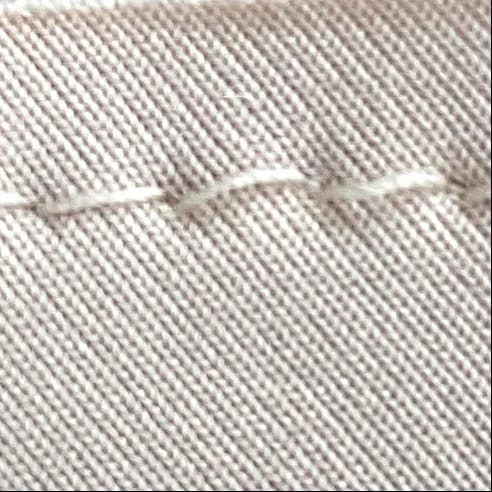
#> input picture dataset/validation/straight/straight5.jpg, 492 x 492 px
$ jupyter execute augementation.ipynb   (older library calls are emulated)
#> lines starting #> are read from the running program, lines starting #| are printed output that depends on the picture; after the words box and inside, x2 and y2 are one past the last pixel; in counts of white or black regions, pixels touching at a corner belong together
##### Metrics for Classification Sticth Fabric Detection
- Accuracy (Most Important)
- F1 Score
- Precision
- Recall
- Time Complexity (Important)
- ROC AUC (Optional)
- Kappa (Optional)
- MCC (Optional)

### Calculation Metrics

- **Confusion Matrix**: Defined as TP (True Positive), FP (False Positive), FN (False Negative), TN (True Negative)

- **Accuracy**: `(TP + TN) / (TP + TN + FN + FP)`

- **Error Rate**: `(FP + FN) / (TP + TN + FN + FP)`

- **Sensitivity (Recall)**: `TP / (TP + FN)`

- **Specificity**: `TN / (TN + FP)`

- **Balanced Accuracy**: `(Sensitivity + Specificity) / 2`

- **Precision**: `TP / (TP + FP)`

- **F1-Score**: `2 * (Precision * Recall) / (Precision + Recall)`

- **Macro**: A type of averaging method for multiclass classification

- **Weighted**: A type of averaging method that takes class imbalance into account

- **ROC AUC**: Area Under the Receiver Operating Characteristic Curve

- **PR AUC**: Area Under the Precision-Recall Curve

[cell 1]
import cv2
import numpy as np
import matplotlib.pyplot as plt

path = 'dataset/validation/straight/straight5.jpg'

image = cv2.imread(path)
#> image is the input picture: shape (492, 492, 3); mean B, G, R 186.6, 192.1, 198.9

# Convert the image to RGB (OpenCV uses BGR)
image = cv2.cvtColor(image, cv2.COLOR_BGR2RGB)

plt.imshow(image)

[cell 2]
import cv2
import numpy as np
import matplotlib.pyplot as plt

image = cv2.imread(path, cv2.IMREAD_GRAYSCALE)
#> image: shape (492, 492); min 0, max 255, mean 193.5

if image is None:
    print("Failed to load image")
else:
    height, width = image.shape[:2]
#> height = 492; width = 492
    print(f'The resolution of the image is {width}x{height} pixels.')
#| The resolution of the image is 492x492 pixels.
    plt.imshow(image, cmap='gray')

[cell 3]
# Apply thresholding
_, image = cv2.threshold(image, 200, 255, cv2.THRESH_BINARY_INV)
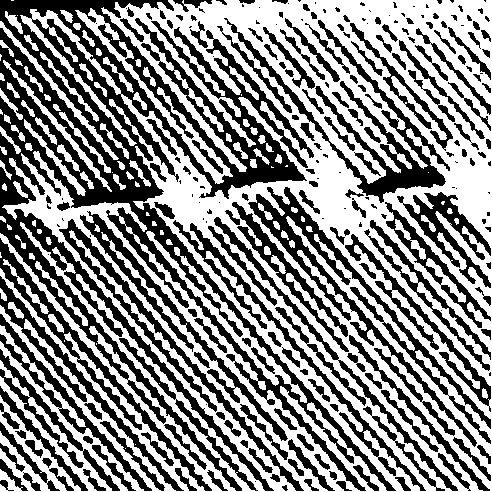
#> image: shape (492, 492); 53.8% white; 243 black regions (74 under 20 px), largest, box (x1, y1, x2, y2) and area: (0, 0, 396, 491) 43515, (248, 187, 491, 447) 6702, (224, 18, 450, 203) 5493

plt.imshow(image, cmap='gray')

[cell 4]
# Detect edges
edges = cv2.Canny(image, 50, 100)
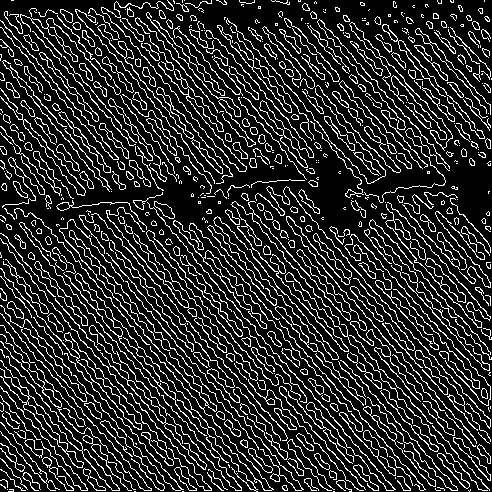
#> edges: shape (492, 492); 17.7% white in thin lines or dots
plt.imshow(edges, cmap='gray')

$ run again, with dataset/validation/straight/straight1.jpg copied over dataset/validation/straight/straight5.jpg
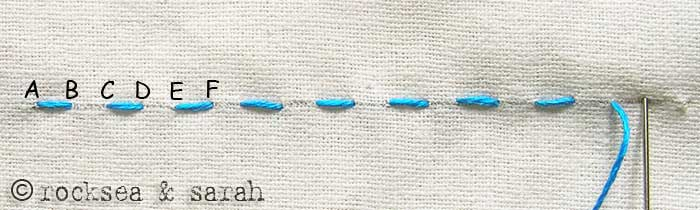
#> input picture dataset/validation/straight/straight1.jpg, 700 x 210 px
#> image is the input picture: shape (210, 700, 3); mean B, G, R 206.4, 212.8, 212.7
#| The resolution of the image is 700x210 pixels.
#> `_, image = cv2.threshold(image, 200, 255, cv2.THRESH_BINARY_INV)`:
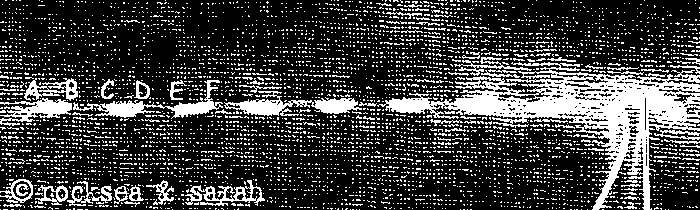
#> image: shape (210, 700); 24.8% white; 4461 white regions (4367 under 20 px), largest, box (x1, y1, x2, y2) and area: (377, 62, 700, 210) 12583, (224, 91, 362, 116) 1438, (73, 80, 223, 119) 1348
#> `edges = cv2.Canny(image, 50, 100)`:
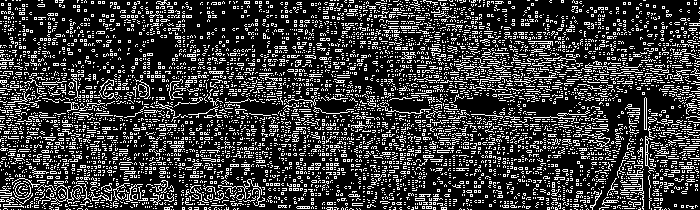
#> edges: shape (210, 700); 22.8% white in thin lines or dots

$ run again, with dataset/validation/straight/straight2.jpg copied over dataset/validation/straight/straight5.jpg
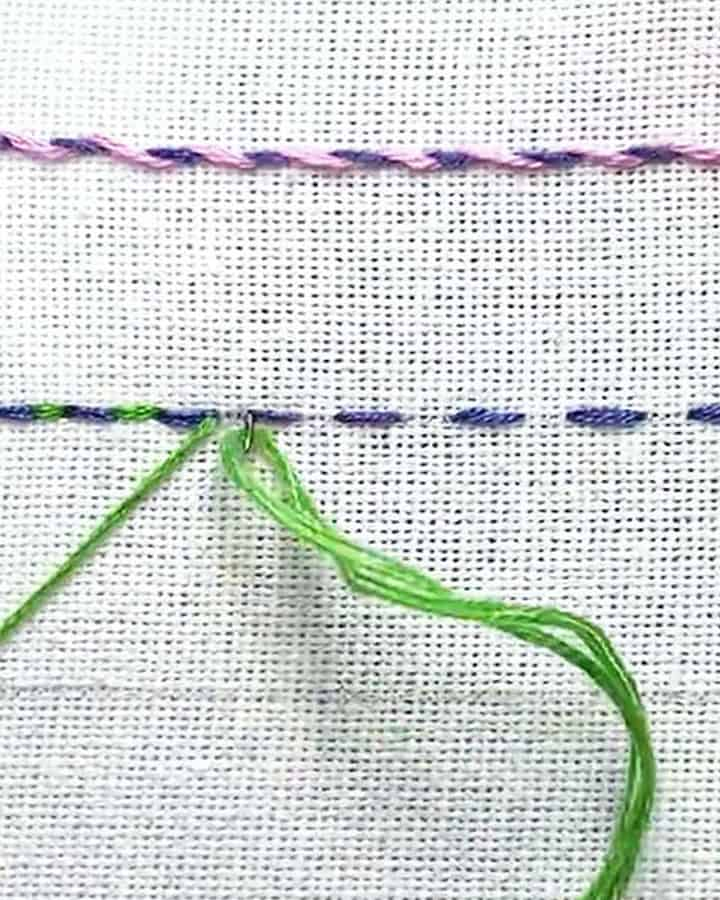
#> input picture dataset/validation/straight/straight2.jpg, 720 x 900 px
#> image is the input picture: shape (900, 720, 3); mean B, G, R 213.8, 216.3, 211.6
#| The resolution of the image is 720x900 pixels.
#> `_, image = cv2.threshold(image, 200, 255, cv2.THRESH_BINARY_INV)`:
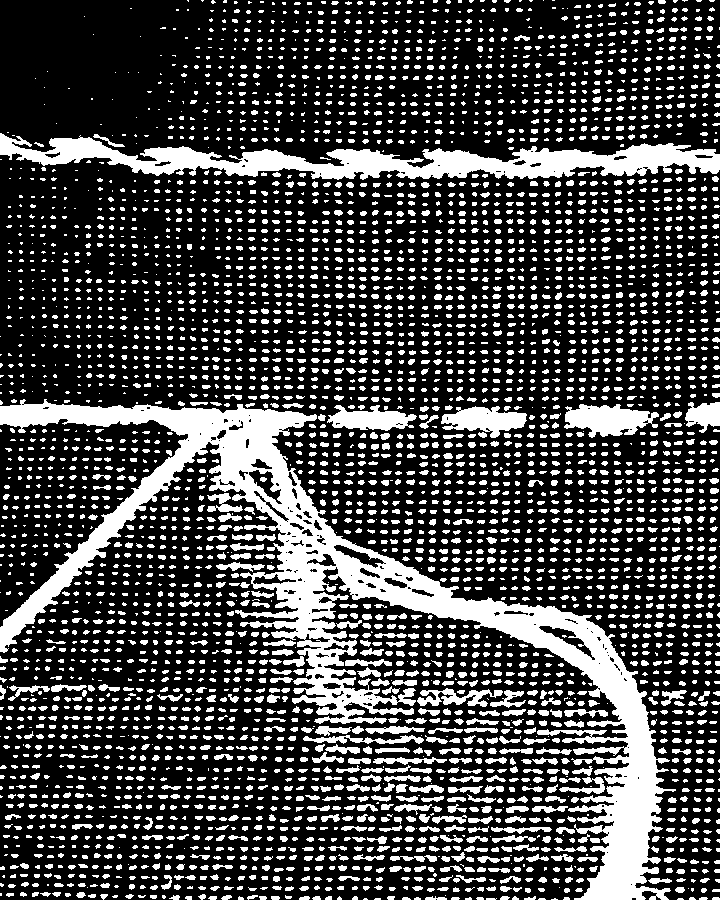
#> image: shape (900, 720); 27% white; 4412 white regions (1874 under 20 px), largest, box (x1, y1, x2, y2) and area: (0, 399, 676, 900) 49094, (0, 133, 720, 180) 14178, (564, 404, 659, 438) 2036
#> `edges = cv2.Canny(image, 50, 100)`:
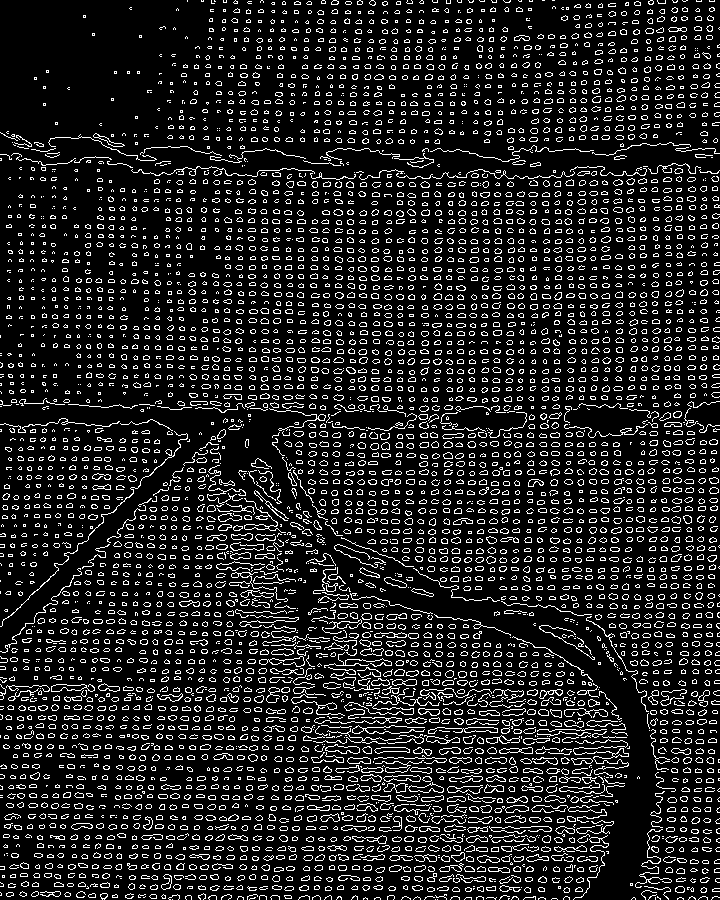
#> edges: shape (900, 720); 13.5% white in thin lines or dots

$ run again, with dataset/validation/straight/straight3.jpg copied over dataset/validation/straight/straight5.jpg
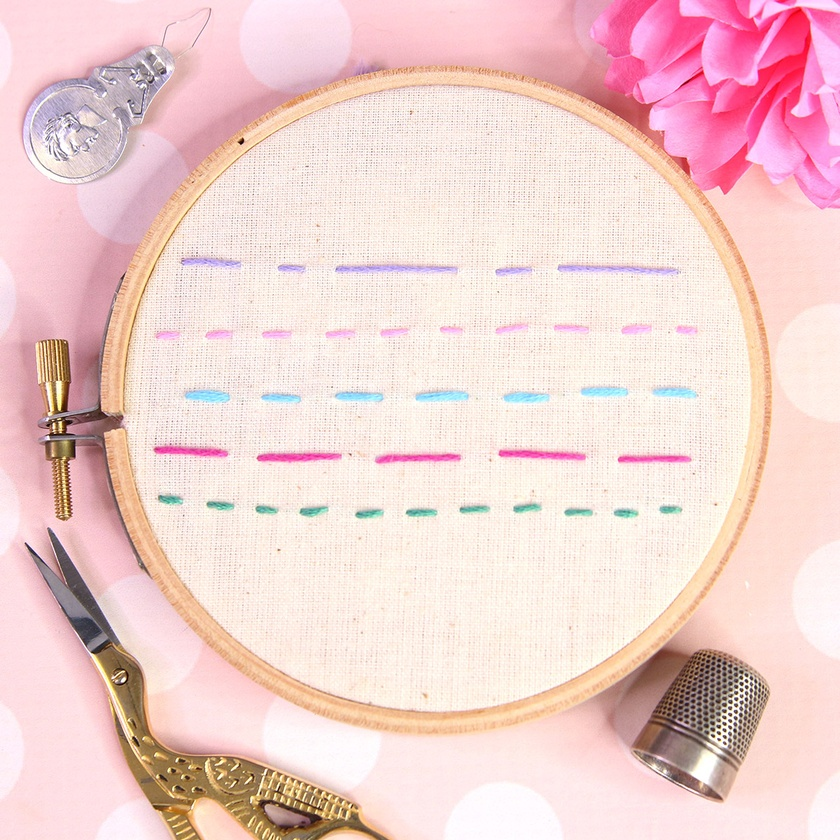
#> input picture dataset/validation/straight/straight3.jpg, 840 x 840 px, shrunk from 1200 x 1200 before the run
#> image is the input picture: shape (840, 840, 3); mean B, G, R 207.2, 209.3, 239.9
#| The resolution of the image is 840x840 pixels.
#> `_, image = cv2.threshold(image, 200, 255, cv2.THRESH_BINARY_INV)`:
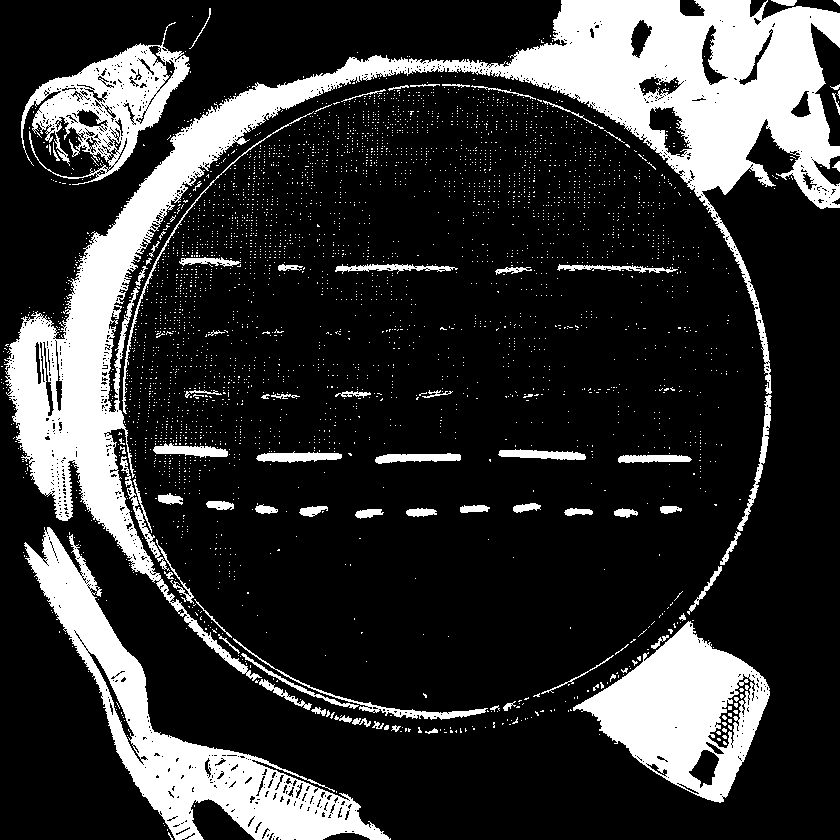
#> image: shape (840, 840); 20.4% white; 3627 white regions (3548 under 20 px), largest, box (x1, y1, x2, y2) and area: (4, 0, 840, 681) 75118, (24, 527, 391, 840) 23298, (573, 621, 770, 803) 17094
#> `edges = cv2.Canny(image, 50, 100)`:
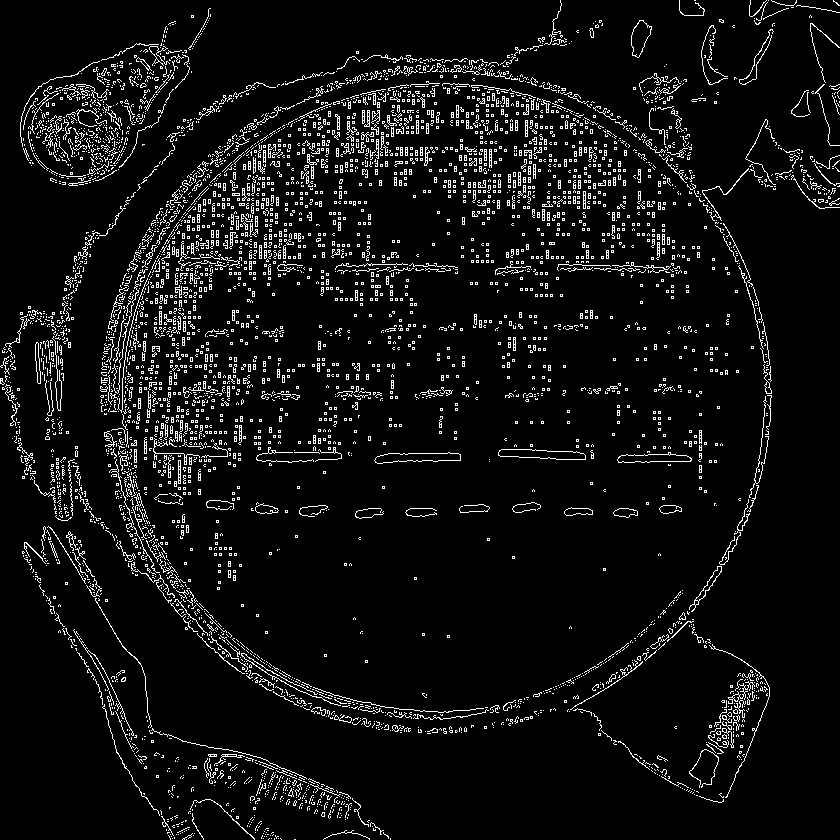
#> edges: shape (840, 840); 6.4% white in thin lines or dots
